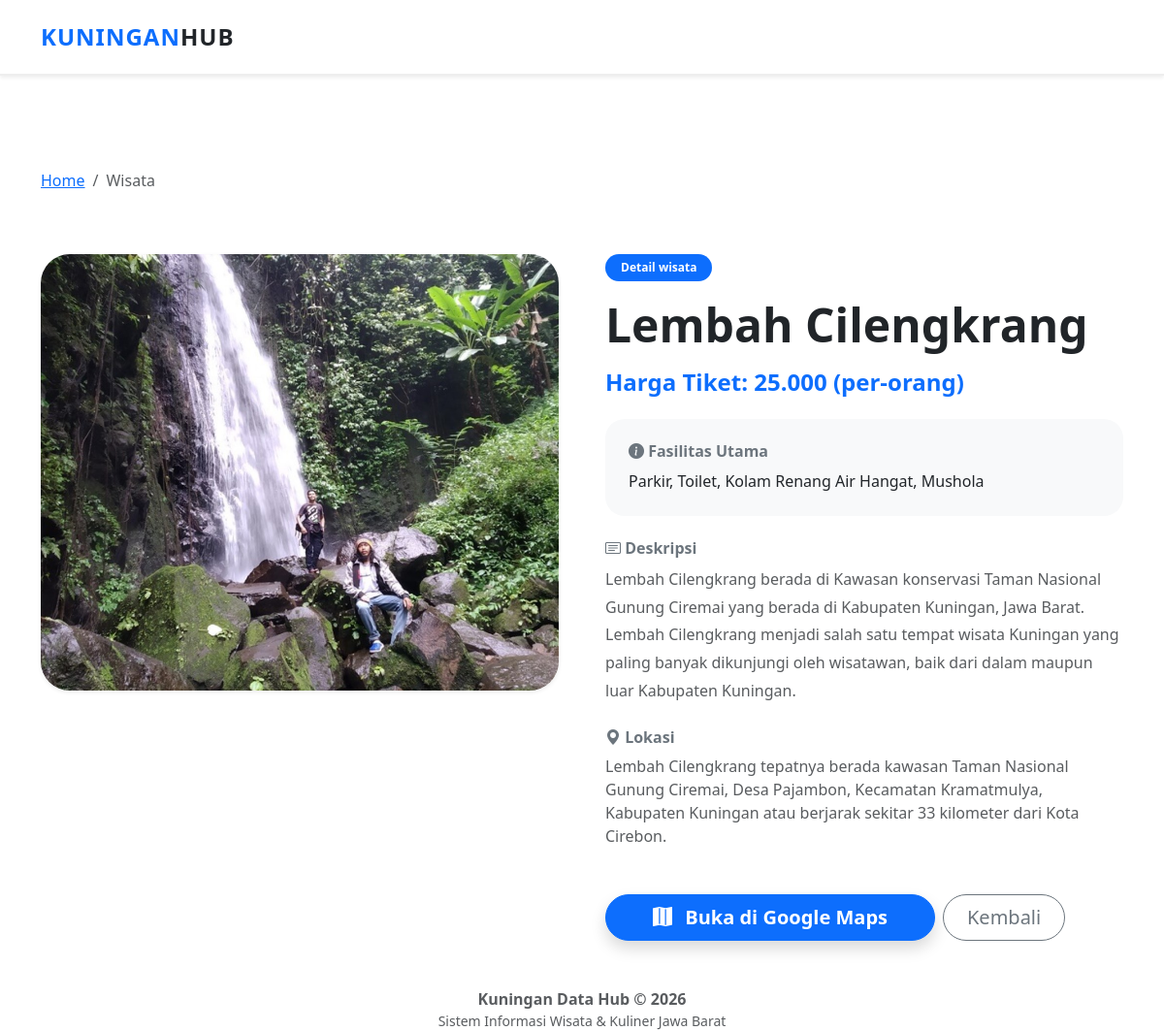
Page /kuningannn/detail.php?id=3&type=wisata on the committed database.
### tables this page shows
CREATE TABLE `wisata` (
  `id_wisata` int(11) NOT NULL,
  `nama_wisata` varchar(100) NOT NULL,
  `deskripsi` text DEFAULT NULL,
  `harga_tiket` varchar(50) DEFAULT NULL,
  `alamat` text DEFAULT NULL,
  `fasilitas` text DEFAULT NULL,
  `link_maps` varchar(255) DEFAULT NULL,
  `foto` varchar(255) DEFAULT NULL
);

### kuningannn/detail.php (the view, shortened to what this page needs)
<?php
include 'koneksi.php';
include 'header.php';
$id   = $_GET['id'];
$type = $_GET['type'];
if ($type == 'wisata') {
    $res = mysqli_query($conn, "SELECT * FROM wisata WHERE id_wisata = '$id'");
    $d   = mysqli_fetch_assoc($res);
    $nama = $d['nama_wisata'];
    $sub  = "Harga Tiket: " . $d['harga_tiket'];
    $info_label = "Fasilitas Utama";
    $info_val   = $d['fasilitas'];
    $lokasi     = $d['alamat'];
    $warna      = "primary";
}
?>
<div class="container my-5 pt-5">
    <nav aria-label="breadcrumb">
      <ol class="breadcrumb">
        <li class="breadcrumb-item"><a href="index.php">Home</a></li>
        <li class="breadcrumb-item active text-capitalize"><?= $type; ?></li>
      </ol>
    </nav>
    <div class="row g-5 mt-2">
        <div class="col-md-6">
            <div class="shadow-sm overflow-hidden" style="border-radius: 30px;">
                <img src="gambar/<?= $d['foto']; ?>" class="w-100 shadow" style="height: 450px; object-fit: cover;">
            </div>
        </div>
        <div class="col-md-6">
            <span class="badge bg-<?= $warna; ?> mb-3 px-3 py-2 rounded-pill">Detail <?= $type; ?></span>
            <h1 class="fw-bold display-5 mb-3"><?= $nama; ?></h1>
            <h4 class="text-<?= $warna; ?> fw-bold mb-4"><?= $sub; ?></h4>
            <div class="card border-0 bg-light p-4 mb-4" style="border-radius: 20px;">
                <h6 class="fw-bold text-secondary mb-2"><i class="bi bi-info-circle-fill"></i> <?= $info_label; ?></h6>
                <p class="mb-0 text-dark"><?= $info_val; ?></p>
            </div>
            <div class="mb-4">
                <h6 class="fw-bold text-secondary mb-2"><i class="bi bi-card-text"></i> Deskripsi</h6>
                <p class="text-muted lead" style="font-size: 1rem; line-height: 1.8;"><?= $d['deskripsi']; ?></p>
            </div>
            <div class="mb-5">
                <h6 class="fw-bold text-secondary mb-2"><i class="bi bi-geo-alt-fill"></i> Lokasi</h6>
                <p class="text-muted"><?= $lokasi; ?></p>
            </div>
            <div class="d-grid gap-2 d-md-flex justify-content-md-start">
                <a href="<?= $d['link_maps']; ?>" target="_blank" class="btn btn-<?= $warna; ?> btn-lg px-5 rounded-pill shadow fw-bold">
                    <i class="bi bi-map-fill me-2"></i> Buka di Google Maps
                </a>
                <a href="index.php" class="btn btn-outline-secondary btn-lg px-4 rounded-pill">Kembali</a>
            </div>
        </div>
    </div>
</div>
<?php include 'footer.php'; ?>

### kuningannn/header.php (style rules this page uses)
:root { --blue-main: #3498db; }

### rows in the picture
wisata: foto (picture), nama_wisata "Lembah Cilengkrang", harga_tiket "Harga Tiket: 25.000 (per-orang)", fasilitas "Parkir, Toilet, Kolam Renang Air Hangat, Mushola", deskripsi "Lembah Cilengkrang berada di Kawasan konservasi Taman Nasional Gunung Ciremai yang berada di Kabupaten Kuningan, Jawa Barat. Lembah Cilengkrang menjadi salah satu tempat wisata Kuningan yang paling banyak dikunjungi oleh wisatawan, baik dari dalam maupun luar Kabupaten Kuningan.", alamat "Lembah Cilengkrang tepatnya berada kawasan Taman Nasional Gunung Ciremai, Desa Pajambon, Kecamatan Kramatmulya, Kabupaten Kuningan atau berjarak sekitar 33 kilometer dari Kota Cirebon."

### other values in the picture
$type "Wisata"
$type "wisata"
$info_label "Fasilitas Utama"
